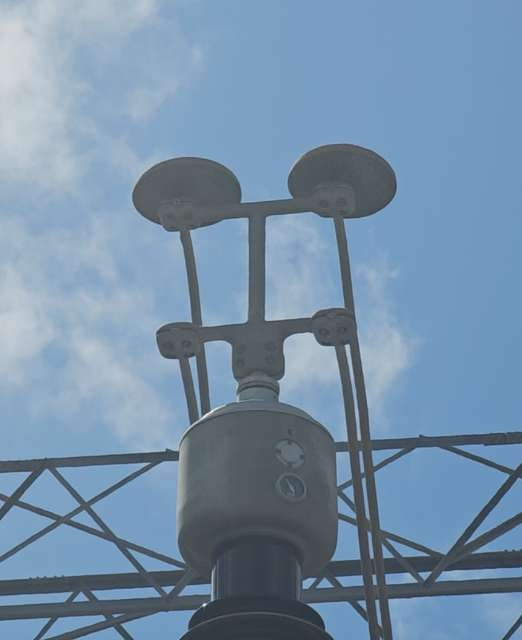
#> input picture Arquivossuporte/Reator_Delta.jpg, 522 x 640 px
$ python pyImageEnhacer.py
#> lines starting #> are read from the running program, lines starting #| are printed output that depends on the picture
from PIL import Image, ImageFilter, ImageEnhance, ImageOps
import numpy as np
import scipy #.ndimage as ndi  # opcional para filtros Gaussian
import matplotlib.pyplot as plt
import math


img = Image.open("Reator_Delta.jpg")
#> img is the input picture: PIL image 522x640 RGB; mean R, G, B 117.4, 143.4, 168
img = img.resize((img.width*2, img.height*2), Image.BICUBIC)
#> img: PIL image 1044x1280 RGB

# --- separa alfa se existir ------------------------------------
if img.mode == "RGBA":
    rgb, alpha = img.convert("RGB"), img.getchannel("A")
else:
    rgb, alpha = img, None

# --- redução de ruído (mediana) --------------------------------
rgb = rgb.filter(ImageFilter.MedianFilter(size=3))

# --- contraste global ------------------------------------------
rgb = ImageOps.autocontrast(rgb, cutoff=2)
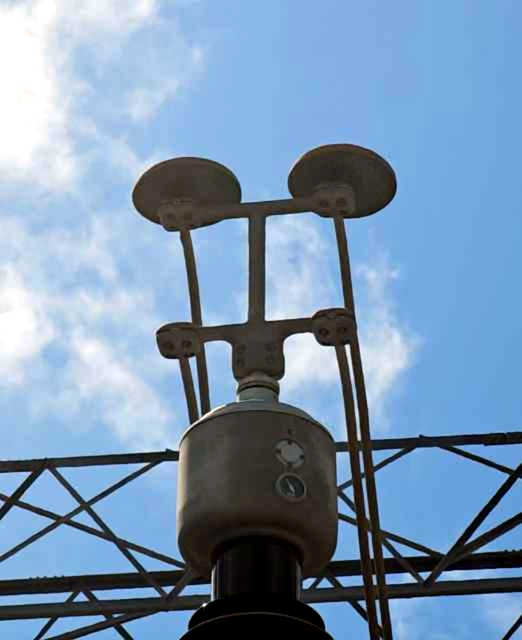
#> rgb: PIL image 1044x1280 RGB (shown at 1/2 size); mean R, G, B 121.9, 149.4, 178.4
rgb = ImageEnhance.Contrast(rgb).enhance(1.15)

# --- correção de gama ------------------------------------------
gamma = 0.9
rgb = rgb.point(lambda p: int((p/255.0) ** (1/gamma) * 255))
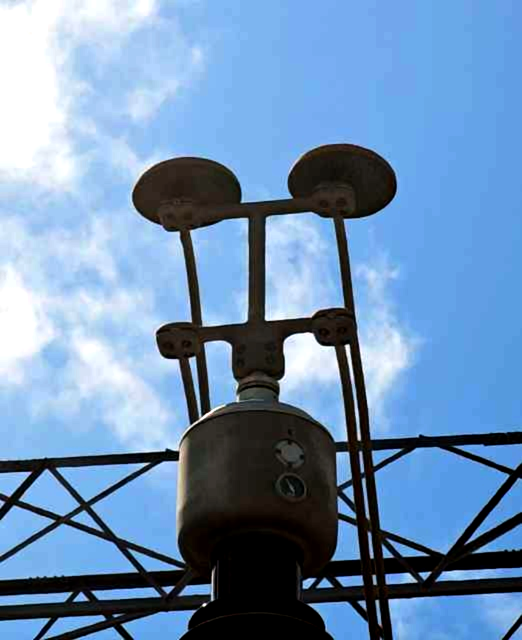
#> rgb: PIL image 1044x1280 RGB (shown at 1/2 size); mean R, G, B 111, 144.2, 180.4

# --- nitidez (unsharp mask) ------------------------------------
rgb = rgb.filter(ImageFilter.UnsharpMask(radius=2,
                                         percent=150,
                                         threshold=3))
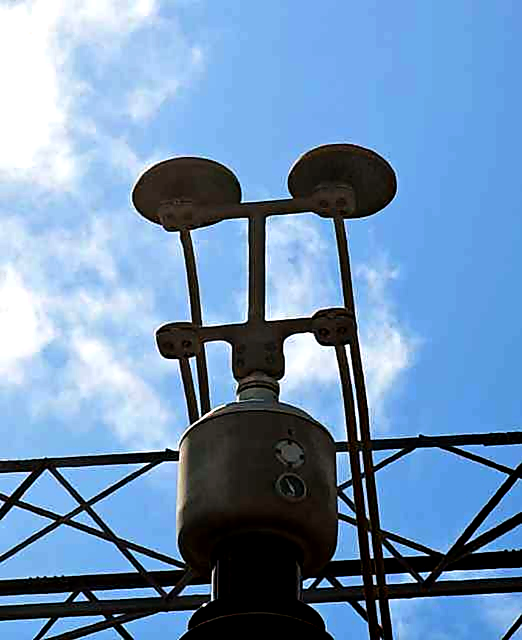
#> rgb: PIL image 1044x1280 RGB (shown at 1/2 size); mean R, G, B 111.8, 144.9, 180.6

# === 6. brilho extra (opcional) ====
rgb = ImageEnhance.Brightness(rgb).enhance(1.1)   # +10 % brilho
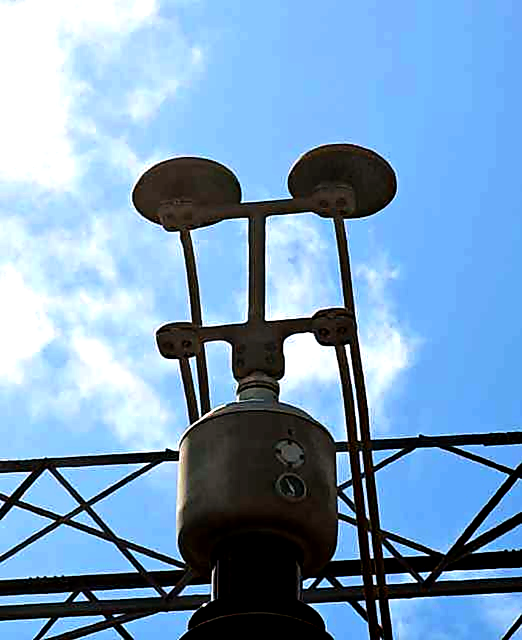
#> rgb: PIL image 1044x1280 RGB (shown at 1/2 size); mean R, G, B 121.6, 157.6, 190.4

# --- recoloca alfa (opcional) ----------------------------------
if alpha is not None:
    out = Image.merge("RGBA", (*rgb.split(), alpha))
else:
    out = rgb

fig, axes = plt.subplots(1, 2, figsize=(10, 5))
axes[0].imshow(img)
axes[0].set_title("Original (ruim)")
axes[0].axis('off')

axes[1].imshow(out)
axes[1].set_title("Aprimorada (mais clara)")
axes[1].axis('off')

plt.show()

out.save("imagem_enhanced_pillow_only.png")
print("✓ Imagem salva como imagem_enhanced_pillow_only.png")

$ run again, with Arquivossuporte/img.png saved as Arquivossuporte/Reator_Delta.jpg
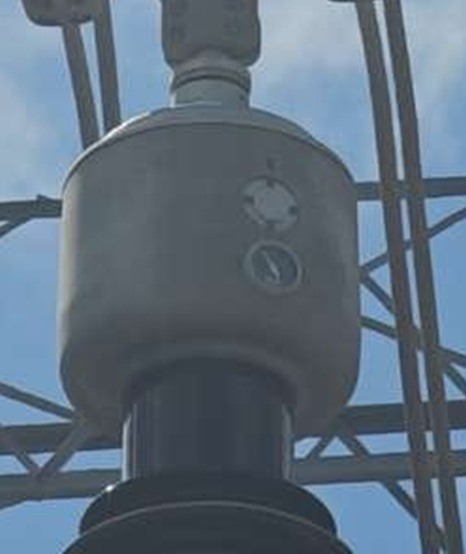
#> input picture Arquivossuporte/img.png, 466 x 554 px
#> img is the input picture: PIL image 466x554 RGB; mean R, G, B 94.4, 110.3, 125.1
#> img: PIL image 932x1108 RGB
#> `rgb = ImageEnhance.Brightness(rgb).enhance(1.1)`:
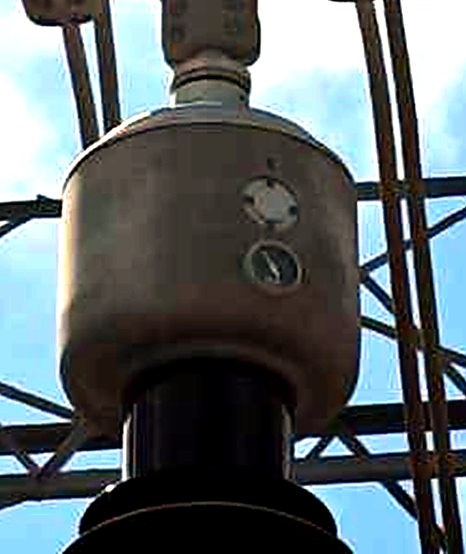
#> rgb: PIL image 932x1108 RGB (shown at 1/2 size); mean R, G, B 95.8, 105.4, 107.9
#> `plt.show()`:
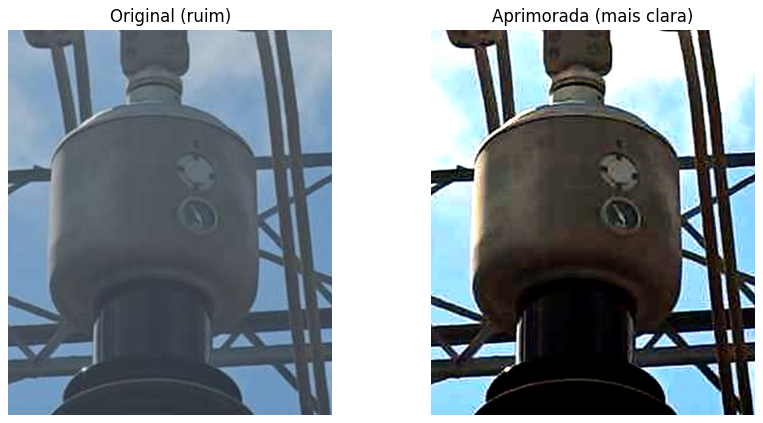
#> figure drawn by matplotlib, 2 panels
